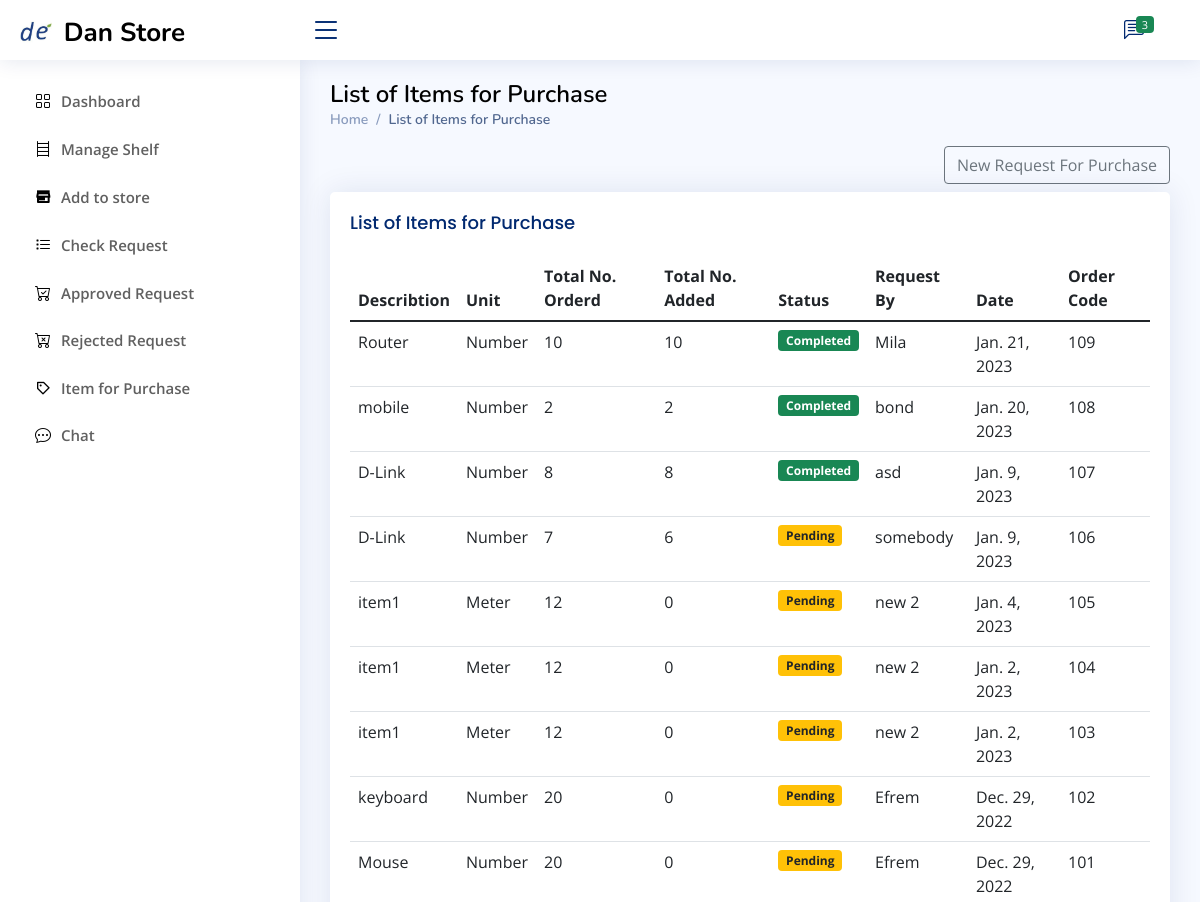
The app's page /Store_Manager/list_for_purchase/ (upper part), older data.
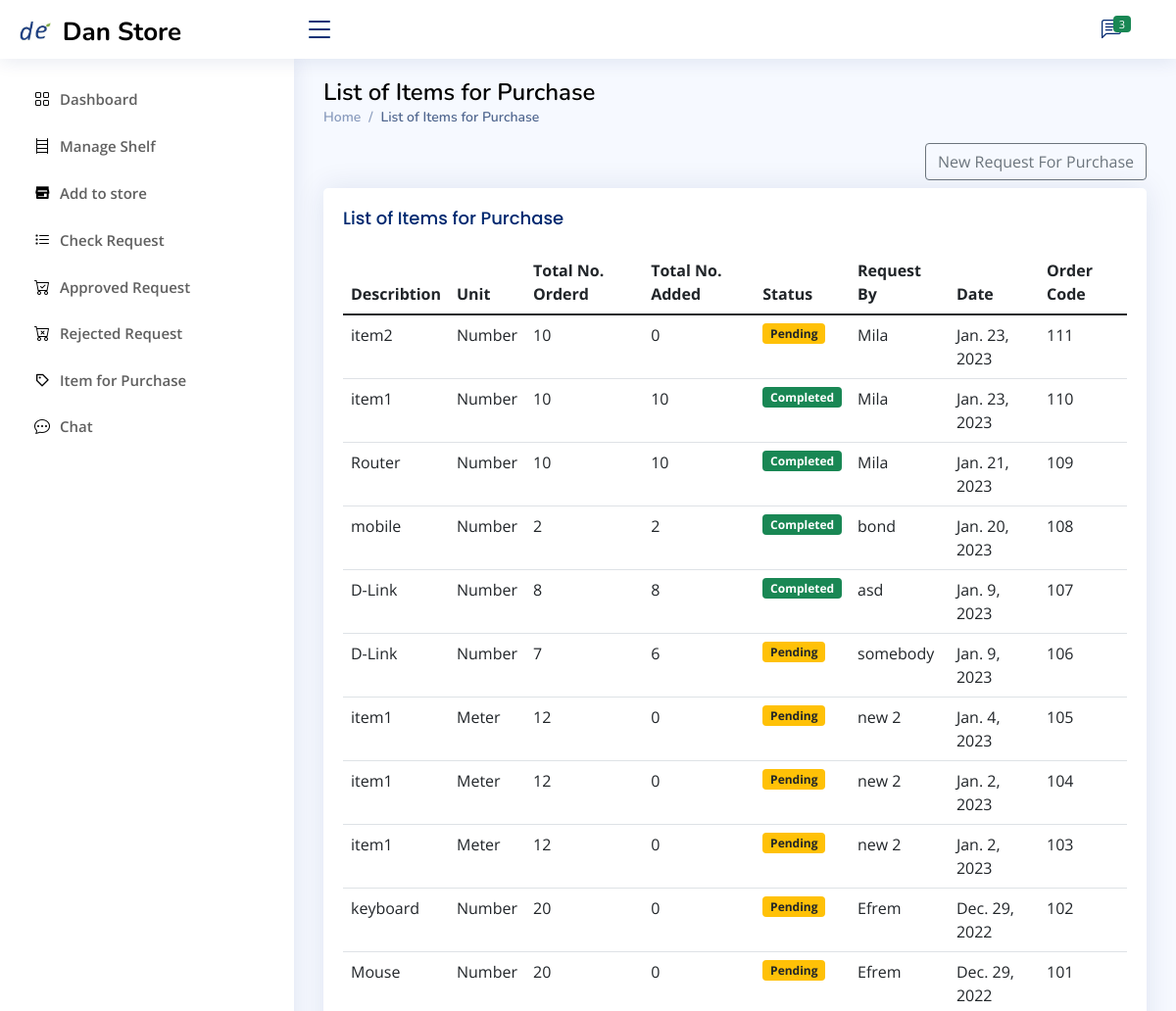
The same page, newer data.
### Store_manager/models.py (models this page shows)
class form2permanent(models.Model):
    status=(
        ('Pending','Pending'),
        ('Completed','Completed'),
    )
    form1=models.ForeignKey(form1temp,null=True,blank=True, on_delete=models.CASCADE)
    Description=models.CharField(max_length=100,null=True,blank=True)
    unit=models.CharField(max_length=100,null=True,blank=True)
    req_qty=models.CharField(max_length=100,null=True,blank=True)
    add_qty=models.CharField(max_length=100,null=True,blank=True,default="0")
    Status=models.CharField(max_length=200,choices=status,default='Pending')
    Remark=models.CharField(max_length=100,null=True,blank=True)

class form1permanent(models.Model):
    date=models.DateField(auto_now_add=True,null=True)
    Request_by=models.CharField(max_length=100,null=True,blank=True)
    Department=models.CharField(max_length=100,null=True,blank=True)
    checkd_by=models.CharField(max_length=100,null=True,blank=True)
    Approved_by=models.CharField(max_length=100,null=True,blank=True)

### Store_manager/views.py (the view, shortened to what this page needs)
# urls.py: path('list_for_purchase/',views.list_for_purchase,name="list_for_purchase"),
def list_for_purchase(request):
    all_list_item=form2permanent.objects.all().order_by('-id')
    context={
        'all_list_item':all_list_item,
    }
    all_form= form1temp.objects.all()
    return render(request,'Store_manager/for_purchase/purchase_list.html',context)

### Templates/Store_manager/for_purchase/purchase_list.html (shortened to what this page needs)
{% extends 'Store_manager/S_base.html'  %}
{% block store %}
<main id="main" class="main">
    <div class="pagetitle">
      <h1 style="color: black">List of Items for Purchase</h1>
      <nav>
        <ol class="breadcrumb">
          <li class="breadcrumb-item"><a href="{% url 'store-dashboard' %}">Home</a></li>
          <li class="breadcrumb-item active">List of Items for Purchase</li>
        </ol>
      </nav>
    </div>
    <section class="section">
        <div class="row">
          <div class="col-lg-12">
            <div class="row pb-2">
              <div class="col-lg-12  text-end">
                <div class="btn-group " role="group" aria-label="Basic example">
                  <a href="{% url 'purchase' %}" class="btn btn-outline-secondary">New Request For Purchase</a>
                </div>
              </div>
            </div>
            <div class="row">
              <div class="col-lg-12">
                <div class="card recent-sales overflow-auto">
                  <div class="card-body">
                    <h5 class="card-title">List of Items for Purchase</h5>
                    <table class="table datatable">
                      <thead>
                        <tr>
                          <th scope="col">Describtion</th>
                          <th scope="col">Unit</th>
                          <th scope="col">Total No. Orderd</th>
                          <th scope="col">Total No. Added</th>
                          <th scope="col">Status</th>
                          <th scope="col">Request By</th>
                          <th scope="col">Date</th>
                          <th scope="col">Order Code</th>
                        </tr>
                      </thead>
                      <tbody>
                        {% for item in all_list_item %}
                        <tr>
                          <td>{{item.Description}}</td>
                          <td>{{item.unit}}</td>
                          <td>{{item.req_qty}}</td>
                          <td>{{item.add_qty}}</td>
                          {% if item.Status == 'Pending' %}
                          <td><span class="badge bg-warning text-dark">{{item.Status}}</span></td>
                          {% elif item.Status == 'Completed' %}
                          <td><span class="badge bg-success">{{item.Status}}</span></td>
                          {% endif %}
                          <td>{{item.form1per.Request_by}}</td>
                          <td>{{item.date}}</td>
                          <td>{{item.id}}</td>
                        </tr>
                       {% endfor %}
                      </tbody>
                    </table>
                  </div>
                </div>
                </div>
                </div>
         </div>
         </div>
    </section>
  </main>
{% endblock %}

Row changes from the older to the newer data that the page shows:
added form2permanent: Description "item2", unit "Number", req_qty "10", add_qty "0", Status "Pending", form1per.Request_by "Mila", date "Jan. 23, 2023", id "111"
added form2permanent: Description "item1", unit "Number", req_qty "10", add_qty "10", Status "Completed", form1per.Request_by "Mila", date "Jan. 23, 2023", id "110"
